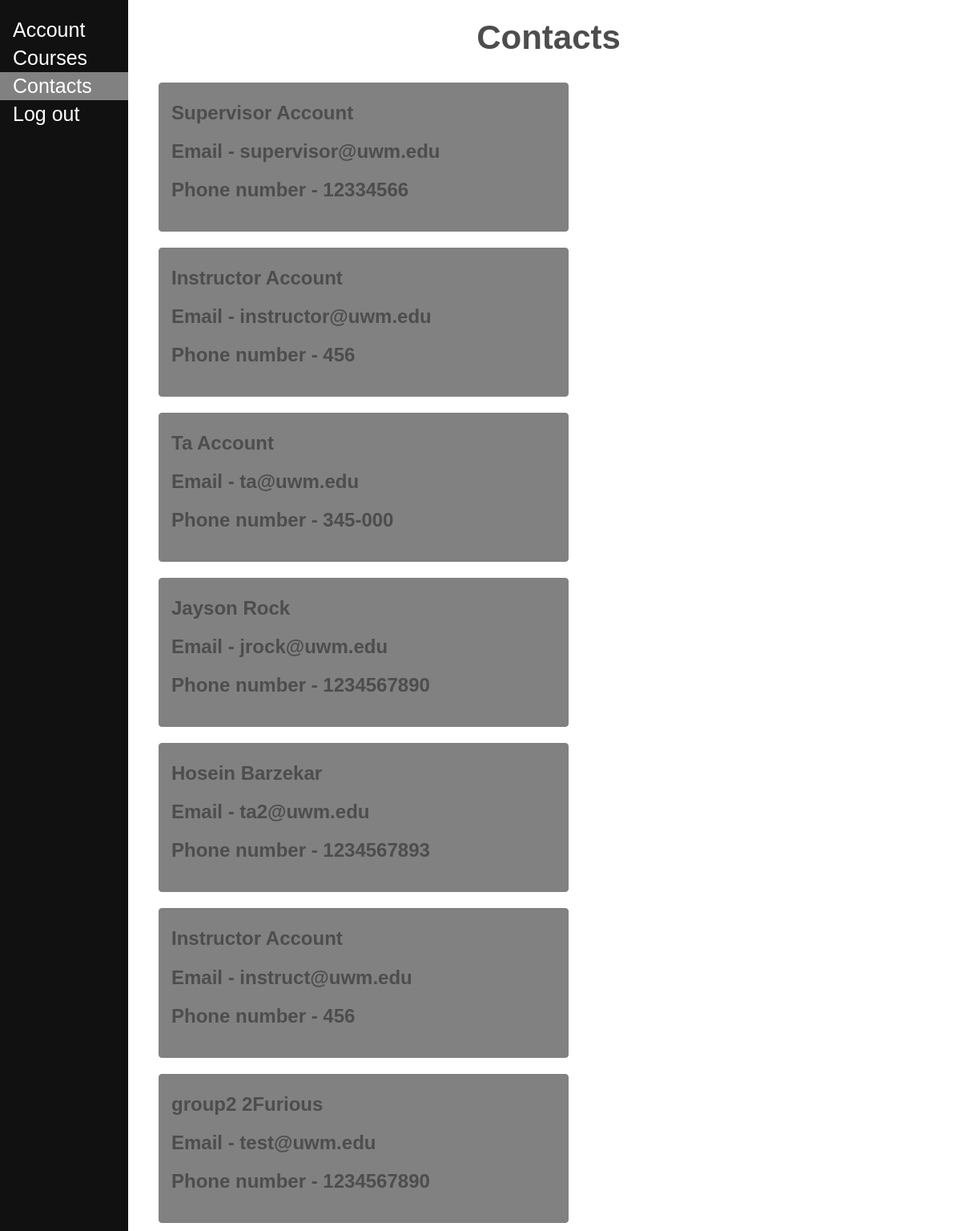
The page /contacts/ on the database as committed earlier.
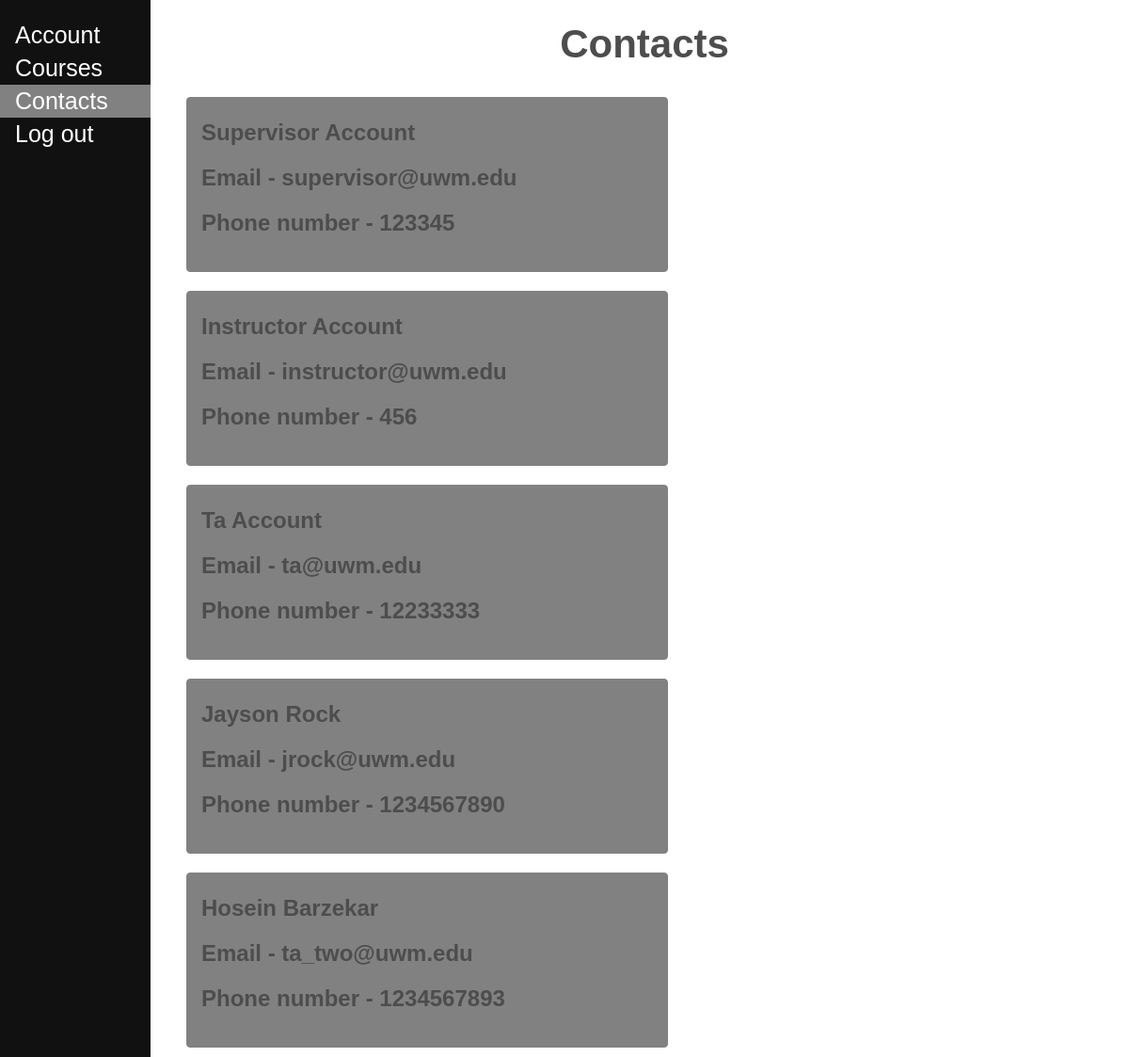
The same page on the database as committed later.
### ourapp/models.py (models this page shows, shortened)
class MyUser(models.Model):
    first_name = models.CharField(max_length=100, default=None)
    last_name = models.CharField(max_length=100, default=None)
    password = models.CharField(max_length=100, default=None)
    address = models.CharField(max_length=100, default=None)
    email = models.EmailField(default=None)
    phone_number = models.CharField(max_length=15, default=None)
    role = models.CharField(max_length=100, default=None, choices=Role.choices)
    skills = models.ManyToManyField(Skill, default=None, blank=True)

### ourapp/views.py (the view, shortened to what this page needs)
# urls.py: path('contacts/', views.Contacts.as_view(), name='contacts')
class Contacts(View):
    def get(self, request):
        request.session['submitted'] = False
        accounts = MyUser.objects.all()
        return render(request, "contacts.html", {"accounts": accounts})

### ourapp/templates/contacts.html (shortened to what this page needs)
<!DOCTYPE html>
<html lang="en">
<head>
    {% load static %}
    <link rel="stylesheet" href="{% static 'styles.css' %}">
</head>
<body>
    <div class="sidenav">
        <a href="/account/">Account</a>
        <a href="/course/">Courses</a>
        <a href="/contacts/" class="current">Contacts</a>
        <a href="/">Log out</a>
    </div>
    <div class="main">
        <section>
            <h2>Contacts</h2>
            {% for i in accounts %}
                <div class="contactInfo">
                    <h1>{{ i.first_name }} {{ i.last_name }}</h1>
                    <h1 class="conText">Email - {{ i.email }}</h1>
                    <h1 class="conText">Phone number - {{ i.phone_number }}</h1>
                </div>
            {% endfor %}
        </section>
    </div>
</body>
</html>

### static/styles.css (style rules this page uses)
a:link { text-decoration: none; }
html { color: #4d4d4d; font-weight: 300; line-height: 1.44em; font-family: sans-serif; }
div { display: block; text-align: center; }
h1 { font-size: 24px; margin-top: 10px; margin-bottom: 25px; }
::placeholder { color: #A8A9AC }
.sidenav { height: 100%; width: 160px; position: fixed; z-index: 1; top: 0; left: 0; background-color: #111111; overflow-x: hidden; padding-top: 20px; }
.sidenav a { padding: 6px 8px 6px 16px; text-decoration: none; text-align: left; font-size: 25px; color: #FFFFFF; display: block; }
.main { margin-left: 170px; font-size: 28px; padding: 0px 10px; }
.current { background-color: #818181; color: #111; }
.contactInfo { background-color: #818181; padding: 15px; margin: 10px; width: 40vw; text-align: left; border: 1px solid #818181; border-radius: 4px; float: left; }
.conText { float: left; margin-top: 0; margin-right: 15px; }

Rows that differ between the two databases and show on the page:
removed MyUser: first_name "Instructor", last_name "Account", email "instruct@uwm.edu", phone_number "456"
removed MyUser: first_name "group2", last_name "2Furious", email "test@uwm.edu", phone_number "1234567890"
changed MyUser "Supervisor": phone_number "12334566" → "123345"
changed MyUser "Ta": phone_number "345-000" → "12233333"
changed MyUser "Hosein": email "ta2@uwm.edu" → "ta_two@uwm.edu"
